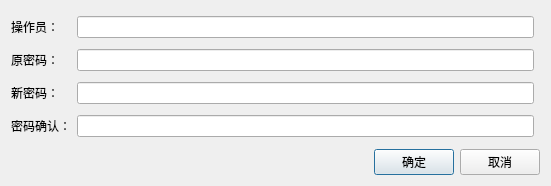
<?xml version="1.0" encoding="UTF-8"?>
<ui version="4.0">
 <class>modify_password</class>
 <widget class="QDialog" name="modify_password">
  <property name="geometry">
   <rect>
    <x>0</x>
    <y>0</y>
    <width>551</width>
    <height>186</height>
   </rect>
  </property>
  <property name="windowTitle">
   <string>Dialog</string>
  </property>
  <layout class="QVBoxLayout" name="verticalLayout">
   <item>
    <layout class="QHBoxLayout" name="horizontalLayout_2">
     <item>
      <layout class="QGridLayout" name="gridLayout" columnstretch="0,1">
       <item row="0" column="0">
        <widget class="QLabel" name="label_2">
         <property name="sizePolicy">
          <sizepolicy hsizetype="Minimum" vsizetype="Fixed">
           <horstretch>0</horstretch>
           <verstretch>0</verstretch>
          </sizepolicy>
         </property>
         <property name="text">
          <string>操作员：</string>
         </property>
        </widget>
       </item>
       <item row="0" column="1">
        <widget class="QLineEdit" name="lineEdit"/>
       </item>
       <item row="1" column="0">
        <widget class="QLabel" name="label_3">
         <property name="sizePolicy">
          <sizepolicy hsizetype="Minimum" vsizetype="Fixed">
           <horstretch>0</horstretch>
           <verstretch>0</verstretch>
          </sizepolicy>
         </property>
         <property name="text">
          <string>原密码：</string>
         </property>
        </widget>
       </item>
       <item row="1" column="1">
        <widget class="QLineEdit" name="lineEdit_2"/>
       </item>
       <item row="2" column="0">
        <widget class="QLabel" name="label_4">
         <property name="sizePolicy">
          <sizepolicy hsizetype="Minimum" vsizetype="Fixed">
           <horstretch>0</horstretch>
           <verstretch>0</verstretch>
          </sizepolicy>
         </property>
         <property name="text">
          <string>新密码：</string>
         </property>
        </widget>
       </item>
       <item row="2" column="1">
        <widget class="QLineEdit" name="lineEdit_3"/>
       </item>
       <item row="3" column="0">
        <widget class="QLabel" name="label_5">
         <property name="sizePolicy">
          <sizepolicy hsizetype="Minimum" vsizetype="Fixed">
           <horstretch>0</horstretch>
           <verstretch>0</verstretch>
          </sizepolicy>
         </property>
         <property name="text">
          <string>密码确认：</string>
         </property>
        </widget>
       </item>
       <item row="3" column="1">
        <widget class="QLineEdit" name="lineEdit_4"/>
       </item>
      </layout>
     </item>
     <item>
      <widget class="lds_key3x4" name="widget" native="true"/>
     </item>
    </layout>
   </item>
   <item>
    <layout class="QHBoxLayout" name="horizontalLayout">
     <item>
      <spacer name="horizontalSpacer">
       <property name="orientation">
        <enum>Qt::Horizontal</enum>
       </property>
       <property name="sizeHint" stdset="0">
        <size>
         <width>40</width>
         <height>20</height>
        </size>
       </property>
      </spacer>
     </item>
     <item>
      <widget class="lds_toolbar_button" name="pushButton_4">
       <property name="text">
        <string>确定</string>
       </property>
       <property name="outer_stylesheet" stdset="0">
        <string>pushbutton</string>
       </property>
      </widget>
     </item>
     <item>
      <widget class="lds_toolbar_button" name="pushButton_5">
       <property name="text">
        <string>取消</string>
       </property>
       <property name="outer_stylesheet" stdset="0">
        <string>pushbutton</string>
       </property>
      </widget>
     </item>
    </layout>
   </item>
  </layout>
 </widget>
 <customwidgets>
  <customwidget>
   <class>lds_toolbar_button</class>
   <extends>QPushButton</extends>
   <header>lds_toolbar_button.h</header>
  </customwidget>
  <customwidget>
   <class>lds_key3x4</class>
   <extends>QWidget</extends>
   <header>lds_key3x4.h</header>
   <container>1</container>
  </customwidget>
 </customwidgets>
 <resources/>
 <connections/>
</ui>
